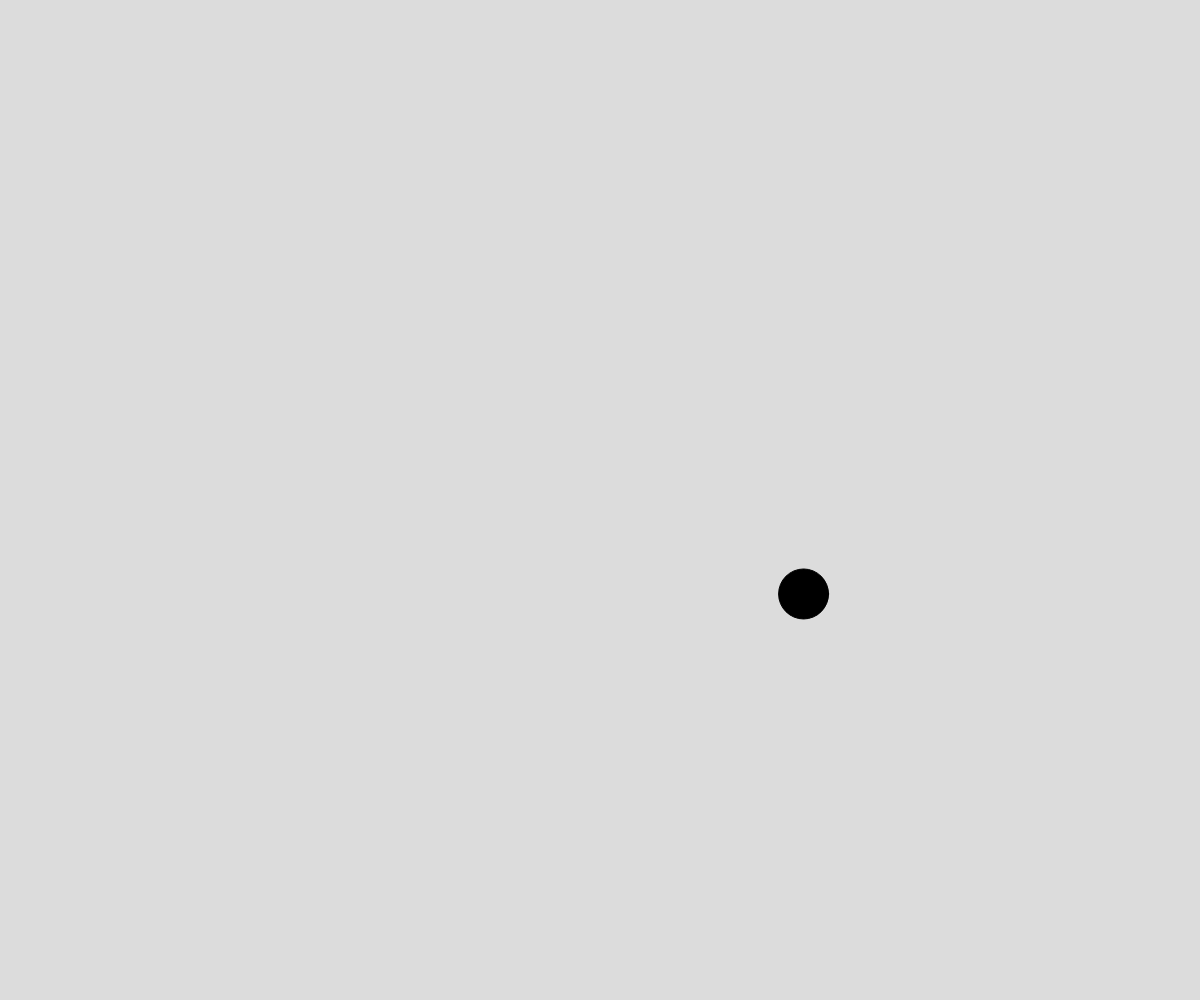
Frame 1 (no input)
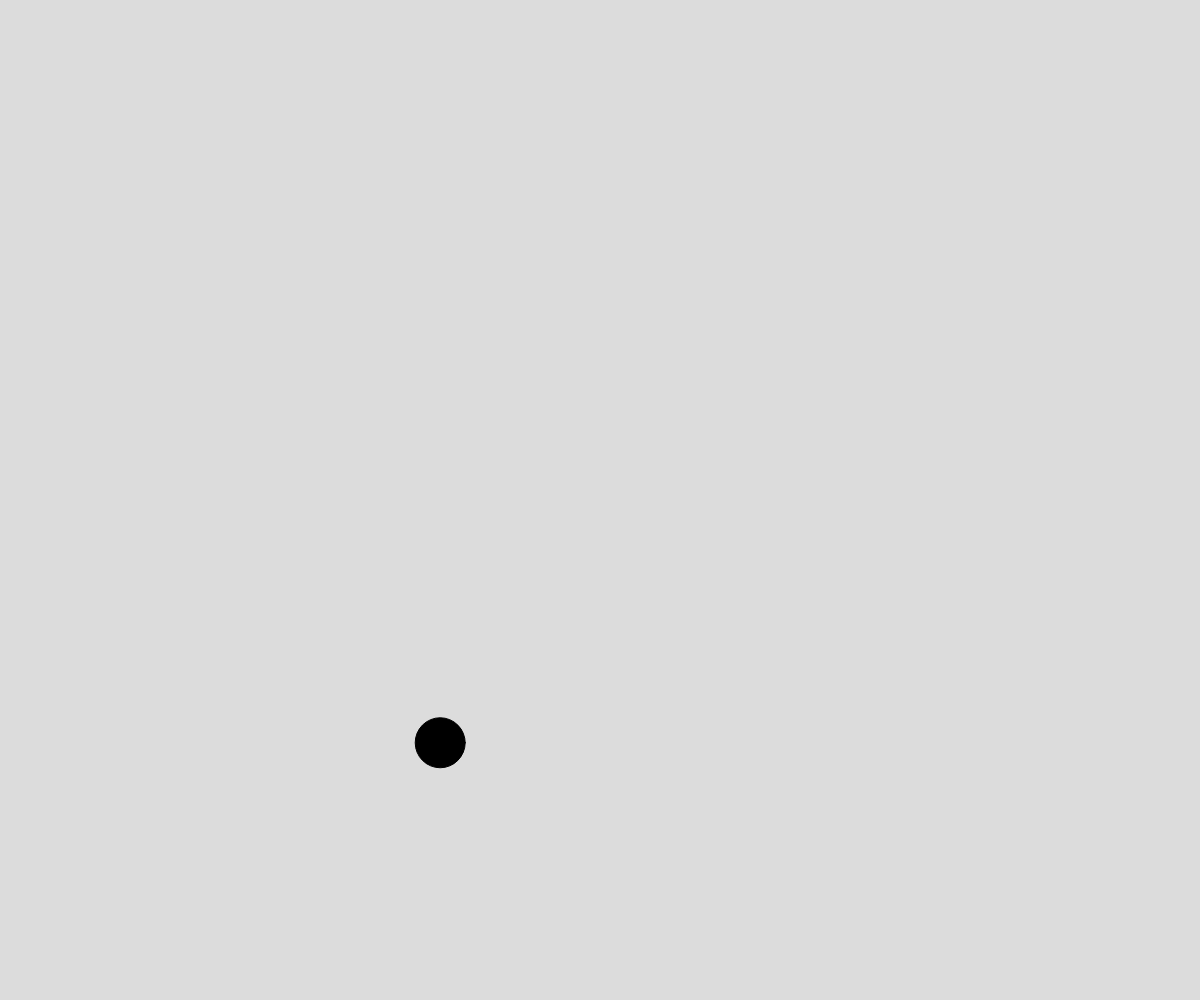
Frame 60 (no input)
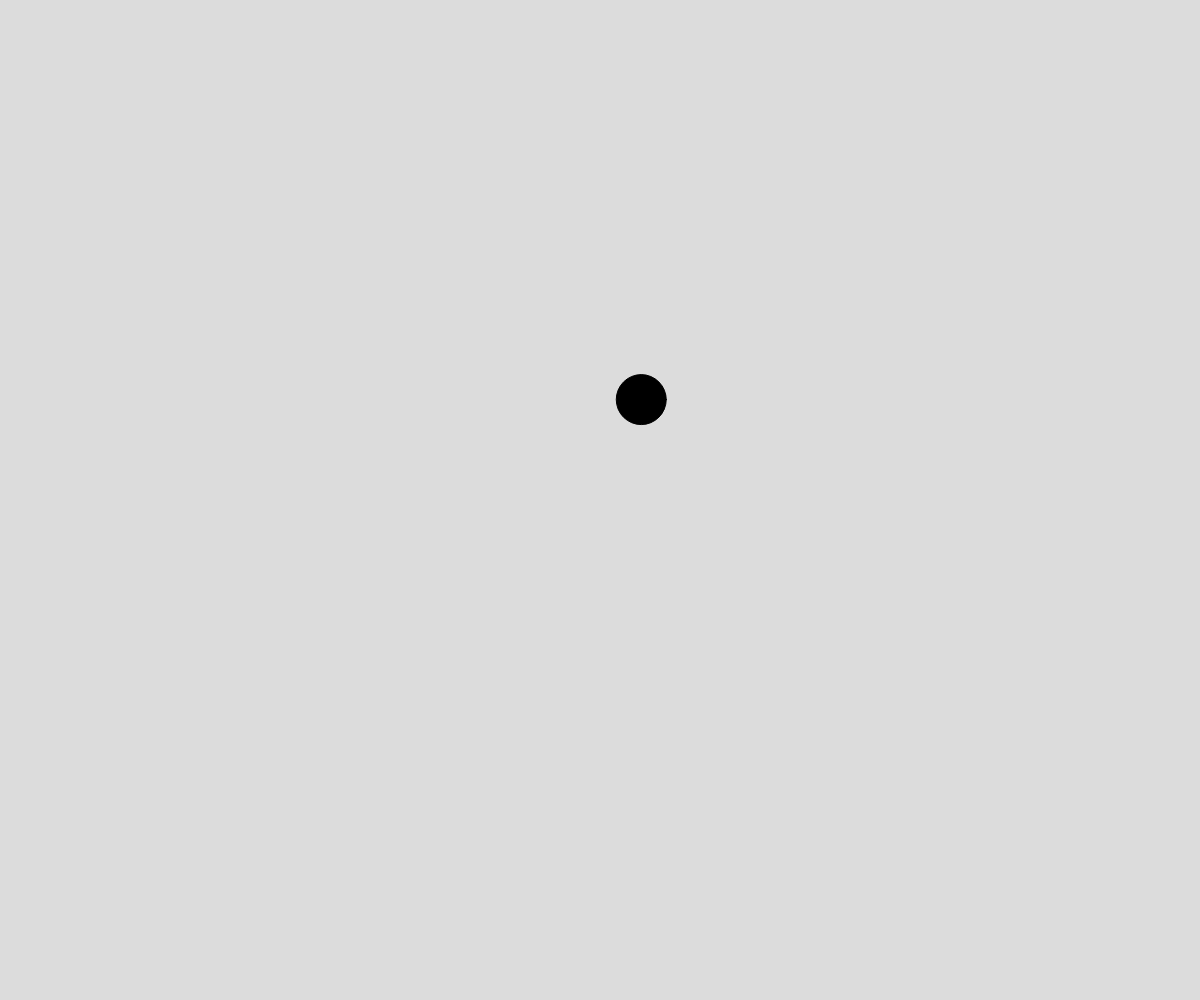
Frame 120 (the mouse pressed at the canvas centre since frame 60)

The p5.js sketch that drew these frames (run headless with seeded random() and noise() and a simulated clock; from frame 60 on, the mouse is pressed at the canvas centre):

// p5.js sketch
// ── sketch.js
// Perlin Noise Demo
// Moving a circle
// March 11, 2025
//
// Extra for Experts:
// - describe what you did to take this project "above and beyond"


let x;
let y;
let deltaTime = 0.02;
let timeX = 0;
let timeY = 1000;

function setup() {
  createCanvas(windowWidth, windowHeight);
}

function draw() {
  background(220);
  fill("black");
  x = noise(timeX) * width;
  y = noise(timeY) * height;
  circle(x, y, 50);
  timeX += deltaTime;
  timeY += deltaTime;

}
